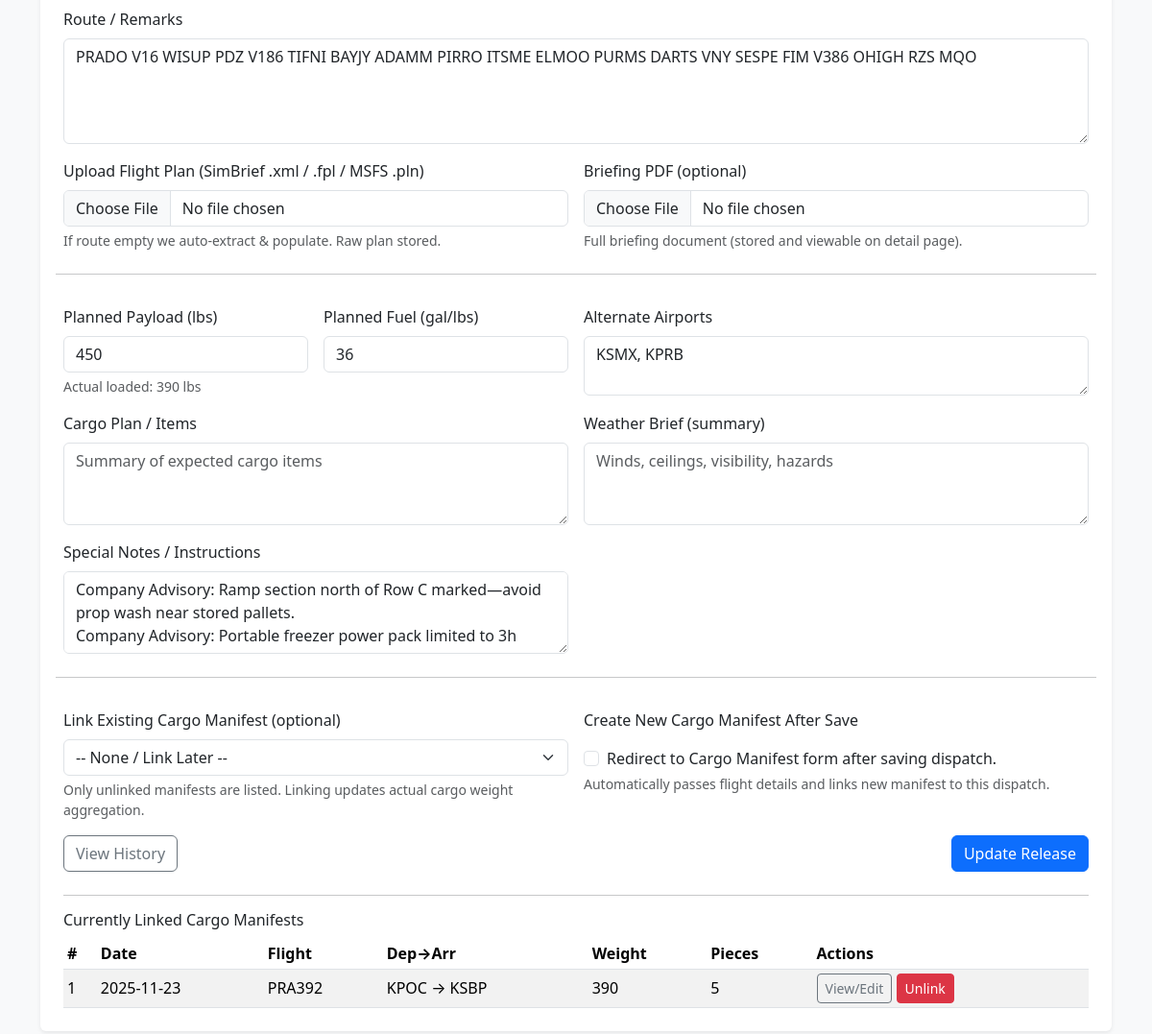
The page /dispatch/1/edit (lower part) on the database as committed earlier.
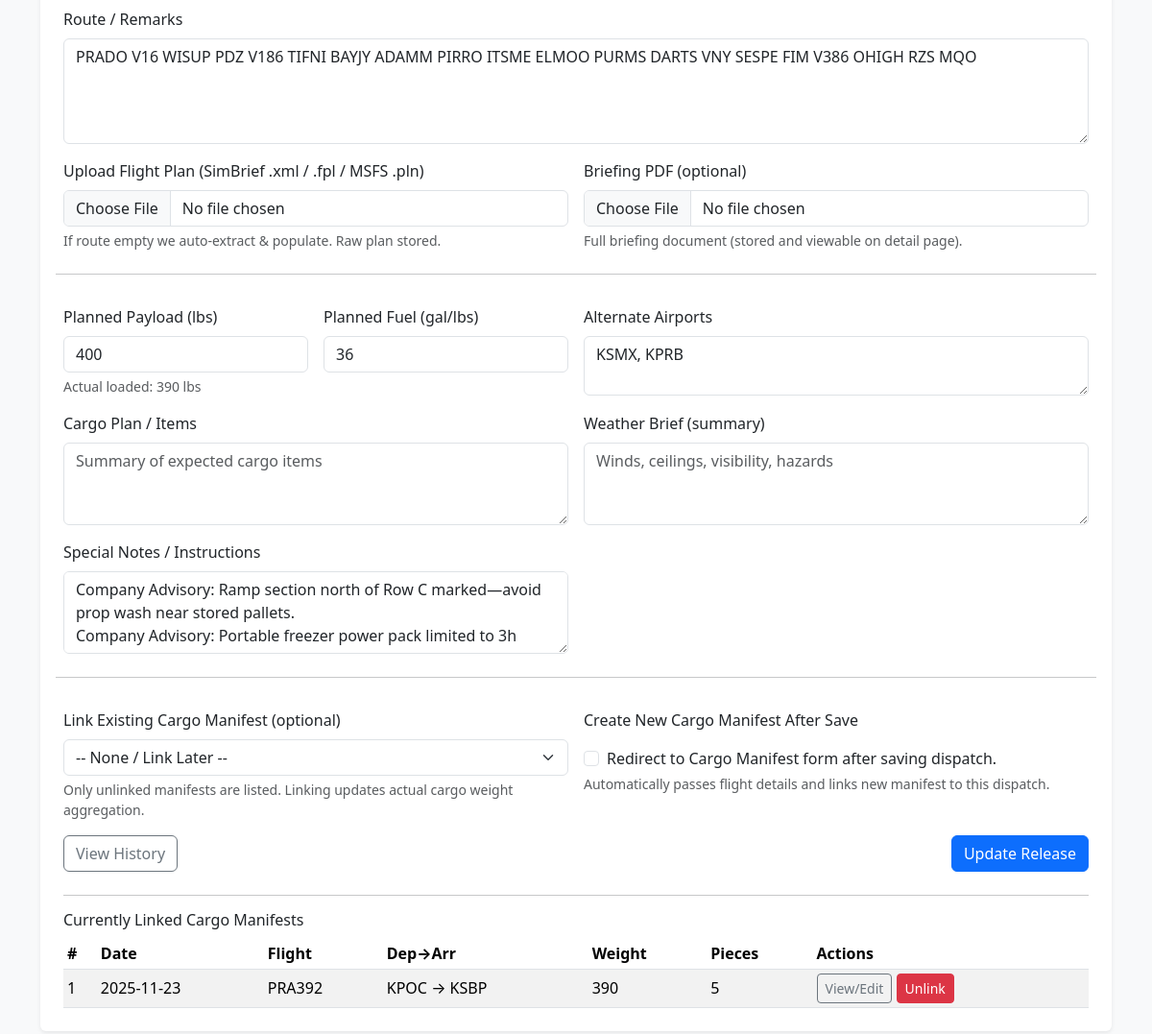
The same page on the database as committed later.
### app.py (models this page shows)
class DispatchRelease(db.Model):
    id = db.Column(db.Integer, primary_key=True)
    date = db.Column(db.String(20))
    flight_id = db.Column(db.String(20))
    aircraft = db.Column(db.String(50))
    fleet_entry_id = db.Column(db.Integer, db.ForeignKey('fleet_entry.id'))
    departure = db.Column(db.String(10))
    destination = db.Column(db.String(10))
    offblocks = db.Column(db.String(10))
    arrival = db.Column(db.String(10))
    route = db.Column(db.Text)
    payload_planned = db.Column(db.String(20))  # Planned payload weight (lbs)
    fuel_planned = db.Column(db.String(20))     # Planned fuel (gal or lbs)
    cargo_plan = db.Column(db.Text)             # Summary of intended cargo items
    alt_airports = db.Column(db.Text)           # Alternate airports list
    weather_brief = db.Column(db.Text)          # Weather summary / risks
    special_notes = db.Column(db.Text)          # Special instructions / hazards
    actual_cargo_weight = db.Column(db.String(20))  # Aggregated from linked manifests
    flight_plan_raw = db.Column(db.Text)        # Raw uploaded flight plan content (SimBrief, etc.)
    flight_plan_source = db.Column(db.String(30))  # Source identifier e.g. 'simbrief'
    briefing_pdf_filename = db.Column(db.String(120))  # Stored PDF briefing filename (in ./briefings)
    cargo_manifests = db.relationship('CargoManifest', backref='dispatch_release', lazy='dynamic')
    fleet_entry = db.relationship('FleetEntry', lazy='joined')

### app.py (the view, shortened to what this page needs)
@app.route('/dispatch/<int:id>/edit', methods=['GET', 'POST'])
def dispatch_edit(id):
    d = DispatchRelease.query.get_or_404(id)
    defaults = {
        'date': d.date,
        'flight_id': d.flight_id,
        'aircraft': d.aircraft,
        'fleet_entry_id': d.fleet_entry_id or '',
        'departure': d.departure,
        'destination': d.destination,
        'offblocks': d.offblocks,
        'arrival': d.arrival,
        'route': d.route,
        'payload_planned': d.payload_planned,
        'fuel_planned': d.fuel_planned,
        'cargo_plan': d.cargo_plan,
        'alt_airports': d.alt_airports,
        'weather_brief': d.weather_brief,
        'special_notes': d.special_notes,
        'actual_cargo_weight': d.actual_cargo_weight
    }
    cargo_manifest_options = CargoManifest.query.filter_by(dispatch_release_id=None).order_by(CargoManifest.id.desc()).limit(25).all()
    linked_manifests = d.cargo_manifests.order_by(CargoManifest.id.desc()).all()
    fleet_entry_options = FleetEntry.query.order_by(FleetEntry.status.asc(), FleetEntry.registration.asc()).all()
    return render_template('dispatch_form.html', defaults=defaults, edit_id=d.id, cargo_manifest_options=cargo_manifest_options, linked_manifests=linked_manifests, fleet_entry_options=fleet_entry_options)

### templates/dispatch_form.html (shortened to what the changed rows need)
{% extends 'base.html' %}
{% block content %}
<div class="p-4 bg-white rounded shadow-sm">
  <form method="post" enctype="multipart/form-data" class="row g-3" action="{% if edit_id %}{{ url_for('dispatch_edit', id=edit_id) }}{% else %}{{ url_for('dispatch') }}{% endif %}">
    <div class="col-12">
      <label class="form-label">Route / Remarks</label>
      <textarea name="route" rows="4" class="form-control" placeholder="KPOC VFR via shoreline to KCRQ...">{{ defaults.route }}</textarea>
    </div>
    <div class="col-md-3">
      <label class="form-label">Planned Payload (lbs)</label>
      <input type="text" name="payload_planned" class="form-control" value="{{ defaults.payload_planned }}">
      {% if edit_id and defaults.actual_cargo_weight %}<div class="form-text">Actual loaded: {{ defaults.actual_cargo_weight }} lbs</div>{% endif %}
    </div>
    <div class="col-md-3">
      <label class="form-label">Planned Fuel (gal/lbs)</label>
      <input type="text" name="fuel_planned" class="form-control" value="{{ defaults.fuel_planned }}">
    </div>
    <div class="col-md-6">
      <label class="form-label">Alternate Airports</label>
      <textarea name="alt_airports" rows="2" class="form-control" placeholder="e.g. KOKB, KSNA">{{ defaults.alt_airports }}</textarea>
    </div>
    <div class="col-md-6">
      <label class="form-label">Special Notes / Instructions</label>
      <textarea name="special_notes" rows="3" class="form-control" placeholder="Any operational constraints, handling notes">{{ defaults.special_notes }}</textarea>
    </div>
  </form>
  {% if edit_id %}
    {% if linked_manifests %}
      <div class="table-responsive">
        <table class="table table-sm table-striped align-middle mb-0">
          <thead><tr><th>#</th><th>Date</th><th>Flight</th><th>Dep→Arr</th><th>Weight</th><th>Pieces</th><th>Actions</th></tr></thead>
        </table>
      </div>
    {% else %}
      <p class="text-muted small mb-0">No cargo manifests linked to this release.</p>
    {% endif %}
  {% endif %}
</div>
{% endblock %}

Rows that differ between the two databases and show on the page:
changed DispatchRelease "KSMX, KPRB": payload_planned "450" → "400"
